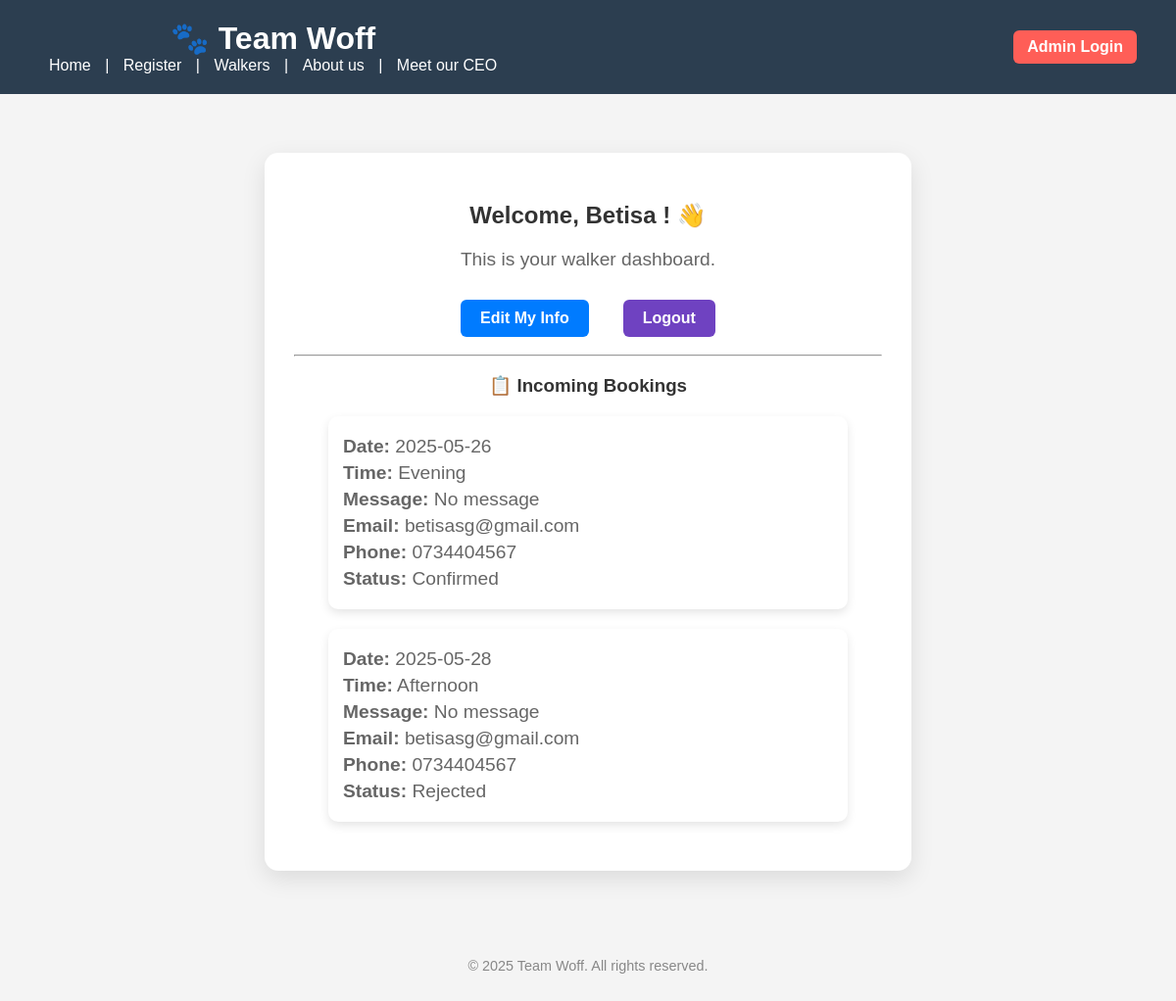
The app's page /walker_dashboard (signed in) with its own data.
### app.py (models this page shows)
class DogWalker(db.Model):
    __tablename__ = 'dog_walker'  # 💥 THIS is the missing line
    id = db.Column(db.Integer, primary_key=True)
    name = db.Column(db.String(100))
    city = db.Column(db.String(100))
    experience = db.Column(db.String(100))
    availability = db.Column(db.String(100))
    dog_size = db.Column(db.String(100))
    photo = db.Column(db.String(200))
    about_me = db.Column(db.Text)
    email = db.Column(db.String(100))
    phone = db.Column(db.String(20))
    price_morning = db.Column(db.Integer)
    price_afternoon = db.Column(db.Integer)
    price_evening = db.Column(db.Integer)
    password_hash = db.Column(db.String(256))

class Booking(db.Model):
    __tablename__ = 'booking'
    id = db.Column(db.Integer, primary_key=True)
    walker_id = db.Column(db.Integer, db.ForeignKey('dog_walker.id'), nullable=False)
    date = db.Column(db.String(20))
    time_of_day = db.Column(db.String(20))
    message = db.Column(db.Text)
    owner_email = db.Column(db.String(100))
    owner_phone = db.Column(db.String(20))
    status = db.Column(db.String(20), default='Pending')

### app.py (the view)
@app.route('/walker_dashboard')
def walker_dashboard():
    if 'walker_id' not in session:
        return redirect(url_for('walker_login'))
    walker = DogWalker.query.get(session['walker_id'])
    bookings = Booking.query.filter_by(walker_id=walker.id).all()
    return render_template('walker_dashboard.html', walker=walker, bookings=bookings)

### app.py (called while the page is built)
@app.context_processor
def inject_session():
    return dict(session=session)

### templates/walker_dashboard.html (shortened to what this page needs)
{% extends "base.html" %}
{% block content %}
<div class="dashboard-container">
    <h2>Welcome, {{ walker.name or walker.email }}! 👋</h2>
    <p>This is your walker dashboard.</p>
    <div class="dashboard-actions">
        <a href="{{ url_for('edit_profile') }}" class="btn btn-secondary">Edit My Info</a>
        <a href="{{ url_for('logout') }}" class="btn btn-purple">Logout</a>
    </div>
    <hr>
    <h3>📋 Incoming Bookings</h3>
    {% if bookings %}
        {% for booking in bookings %}
        <div class="booking-card">
            <p><strong>Date:</strong> {{ booking.date }}</p>
            <p><strong>Time:</strong> {{ booking.time_of_day }}</p>
            <p><strong>Message:</strong> {{ booking.message or 'No message' }}</p>
            <p><strong>Email:</strong> {{ booking.owner_email }}</p>
            <p><strong>Phone:</strong> {{ booking.owner_phone }}</p>
            <p><strong>Status:</strong> {{ booking.status }}</p>
        </div>
        {% endfor %}
    {% else %}
        <p>No bookings yet 💤</p>
    {% endif %}
</div>
{% endblock %}

### static/style.css (style rules this page uses)
body { font-family: 'Poppins', sans-serif; background-color: #f4f4f4; margin: 0; padding: 0; color: #333; }
h2 { text-align: center; margin-bottom: 20px; }
.btn { padding: 10px 20px; text-decoration: none; border-radius: 6px; font-weight: bold; margin: 10px; display: inline-block; transition: background-color 0.3s ease; }
.btn-secondary { background-color: #007bff; color: white; }
.btn-purple { background-color: #6f42c1; color: white; }
.dashboard-container { max-width: 600px; margin: 60px auto; padding: 30px; background-color: #ffffff; box-shadow: 0 8px 24px rgba(0, 0, 0, 0.1); border-radius: 14px; font-family: 'Poppins', sans-serif; text-align: center; }
.dashboard-container h2 { color: #333; margin-bottom: 20px; }
.dashboard-container p { font-size: 1.2em; color: #666; }
.dashboard-actions { margin-top: 20px; display: flex; justify-content: center; align-items: center; gap: 15px; width: 100%; }
.booking-card { background: white; padding: 15px; margin: 20px auto; border-radius: 10px; box-shadow: 0 4px 10px rgba(0,0,0,0.1); max-width: 500px; text-align: left; }
.booking-card p { margin: 5px 0; }

### records on screen
DogWalker: name "Betisa"
Booking: date "2025-05-26", time_of_day "Evening", message "No message", owner_email "betisasg@gmail.com", owner_phone "0734404567", status "Confirmed"
Booking: date "2025-05-28", time_of_day "Afternoon", message "No message", owner_email "betisasg@gmail.com", owner_phone "0734404567", status "Rejected"
